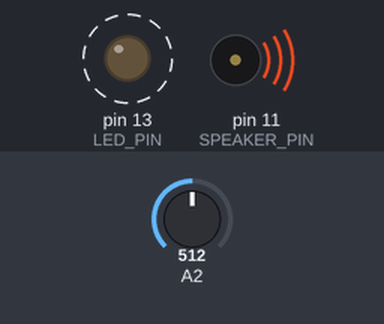
A sketch run on a simulated Arduino Uno, built with avr-gcc and run on an emulated ATmega328P. On the bench: output pins drawn as LEDs (lit = HIGH), buzzer (waves = sounding). Dashed ring = blinking. The inputs (shaded band) are chosen by the test bench; at power-on: A2 = 512. Random numbers use the default seed unless the sketch sets one.

Above: at 0.84 s.
1.3 s: A2 set to 122
At 2.0 s:
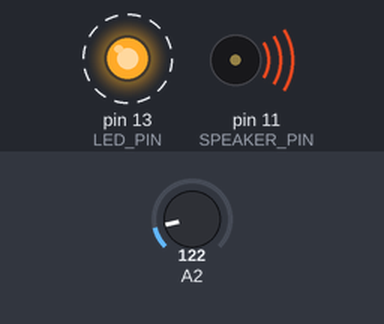
4.3 s: A2 set to 306
7.3 s: A2 set to 0
At 7.74 s:
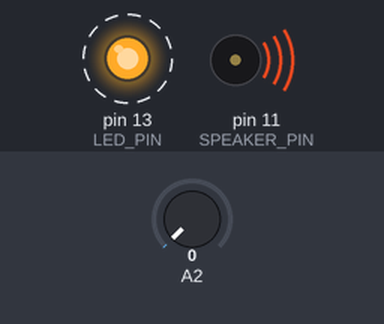
10.3 s: A2 set to 511
Timing chart, 0 to 14.3 s (numbered marks = the images above; inputs shaded):
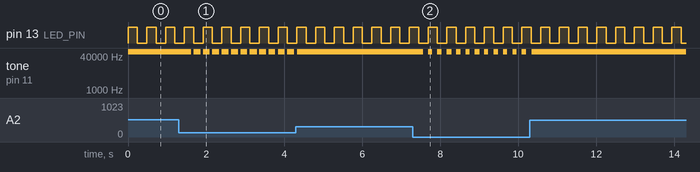

Measured:
- after the input at 1.3 s, tone on pin 11 (SPEAKER_PIN): alternates 62500 Hz for 0.17 s and silent for 0.07 s, starting after 0.32 s
- after the input at 7.3 s, tone on pin 11 (SPEAKER_PIN): alternates 62500 Hz for 0.10 s and silent for 0.14 s, starting after 0.25 s
- by itself, pin 13 (LED_PIN): alternates HIGH for 0.24 s and LOW for 0.24 s

The sketch:

Sample_Dax.ino
```cpp
// Drum sample //

#define SAMPLE_RATE 22050
#define SIZE 256
#define LED_PIN     13
#define LED_PORT    PORTB
#define LED_BIT     5
#define SPEAKER_PIN 11

const byte kick[] = {
    254, 63, 249, 171, 97, 255, 169, 66,
    223, 109, 230, 130, 184, 18, 88, 91,
    153, 99, 92, 66, 212, 128, 53, 155,
    127, 255, 189, 81, 13, 157, 141, 182,
    6, 115, 3, 104, 247, 181, 29, 118,
    154, 190, 71, 77, 102, 251, 247, 56,
    56, 38, 29, 15, 66, 232, 91, 8,
    130, 74, 52, 152, 53, 18, 243, 128,
    199, 237, 180, 178, 200, 134, 254, 206,
    238, 170, 37, 214, 46, 168, 184, 236,
    183, 225, 31, 214, 138, 159, 71, 158,
    165, 206, 130, 128, 175, 17, 66, 222,
    37, 255, 151, 41, 223, 51, 165, 181,
    25, 200, 136, 193, 204, 59, 49, 5,
    251, 245, 133, 213, 32, 82, 97, 245,
    64, 255, 204, 31, 172, 22, 111, 251,
    83, 175, 153, 37, 126, 10, 224, 203,
    208, 140, 131, 86, 76, 218, 73, 120,
    212, 160, 226, 175, 180, 204, 129, 104,
    203, 151, 21, 1, 16, 38, 166, 64,
    62, 77, 253, 148, 125, 244, 236, 48,
    112, 216, 253, 130, 2, 116, 115, 188,
    0, 0, 224, 205, 121, 180, 159, 145,
    96, 179, 235, 242, 159, 98, 75, 108,
    147, 48, 12, 119, 122, 95, 64, 62,
    35, 108, 218, 6, 204, 174, 194, 45,
    98, 213, 36, 21, 247, 192, 45, 52,
    10, 130, 13, 188, 203, 73, 103, 251,
    250, 16, 28, 200, 239, 24, 213, 170,
    156, 79, 217, 198, 241, 234, 28, 24,
    231, 1, 19, 108, 177, 238, 98, 103,
    53, 33, 224, 235, 211, 190, 168, 104,
};

const byte snare[] = {
    69, 126, 249, 204, 207, 109, 205, 219,
    4, 223, 44, 181, 158, 201, 71, 143,
    51, 247, 134, 14, 88, 101, 122, 89,
    218, 27, 106, 196, 48, 24, 71, 86,
    159, 13, 76, 146, 234, 156, 230, 211,
    177, 131, 3, 49, 105, 117, 241, 30,
    236, 198, 191, 212, 141, 56, 129, 178,
    55, 65, 195, 67, 15, 86, 82, 174,
    163, 191, 41, 185, 114, 230, 138, 130,
    72, 210, 66, 137, 252, 28, 237, 91,
    61, 230, 28, 87, 61, 35, 195, 231,
    194, 198, 81, 12, 235, 193, 150, 30,
    178, 246, 217, 79, 18, 227, 231, 44,
    186, 213, 41, 22, 244, 25, 209, 198,
    238, 130, 114, 130, 134, 84, 76, 239,
    152, 196, 70, 104, 251, 124, 83, 74,
    101, 234, 150, 96, 96, 24, 228, 64,
    57, 167, 177, 245, 126, 125, 60, 186,
    94, 126, 106, 65, 99, 29, 210, 93,
    63, 113, 106, 241, 95, 17, 223, 8,
    18, 73, 102, 138, 66, 58, 124, 251,
    189, 172, 115, 221, 172, 187, 90, 75,
    193, 193, 42, 34, 161, 114, 78, 162,
    164, 179, 192, 31, 21, 54, 207, 78,
    114, 131, 112, 223, 216, 68, 89, 95,
    216, 117, 34, 246, 248, 13, 78, 45,
    198, 73, 117, 80, 116, 208, 77, 73,
    73, 36, 252, 36, 219, 0, 132, 255,
    192, 217, 223, 194, 203, 244, 177, 2,
    163, 44, 98, 131, 2, 58, 127, 180,
    171, 13, 192, 98, 61, 212, 153, 99,
    185, 198, 70, 230, 231, 163, 142, 252,
};

const byte hat[] = {
    100, 223, 26, 104, 10, 224, 57, 11,
    10, 184, 81, 126, 87, 68, 231, 61,
    105, 173, 26, 130, 52, 58, 136, 187,
    117, 223, 225, 212, 3, 210, 230, 169,
    192, 63, 119, 27, 6, 178, 48, 242,
    153, 211, 249, 97, 17, 76, 90, 139,
    20, 80, 174, 8, 190, 89, 13, 2,
    79, 172, 46, 142, 71, 128, 144, 204,
    199, 233, 195, 184, 175, 37, 98, 21,
    97, 77, 243, 247, 16, 12, 97, 4,
    251, 81, 110, 224, 95, 132, 4, 86,
    198, 109, 246, 23, 193, 181, 162, 16,
    217, 53, 169, 141, 109, 50, 56, 31,
    252, 226, 174, 145, 194, 113, 74, 183,
    203, 123, 61, 15, 30, 0, 211, 35,
    234, 121, 94, 199, 104, 149, 0, 108,
    179, 146, 222, 74, 108, 165, 114, 134,
    26, 167, 154, 176, 251, 58, 116, 25,
    204, 204, 255, 157, 190, 130, 65, 101,
    132, 191, 32, 88, 61, 191, 251, 151,
    42, 140, 215, 49, 73, 244, 164, 132,
    166, 65, 14, 190, 231, 201, 22, 63,
    209, 211, 123, 185, 11, 34, 74, 136,
    42, 54, 129, 76, 229, 217, 37, 98,
    104, 150, 216, 67, 204, 167, 19, 169,
    253, 201, 20, 205, 255, 149, 187, 62,
    35, 19, 1, 119, 137, 214, 209, 225,
    254, 119, 135, 181, 21, 50, 31, 108,
    187, 156, 214, 207, 3, 224, 164, 162,
    5, 0, 129, 34, 40, 65, 239, 154,
    163, 47, 51, 146, 166, 2, 146, 172,
    14, 47, 67, 226, 248, 220, 172, 21,
};

const byte crash[] = {
    124, 72, 179, 194, 231, 5, 5, 6,
    180, 241, 193, 142, 130, 223, 250, 227,
    175, 218, 9, 228, 180, 255, 65, 85,
    126, 13, 86, 158, 253, 228, 36, 44,
    199, 27, 158, 124, 204, 47, 201, 117,
    59, 112, 129, 163, 51, 51, 84, 42,
    39, 188, 242, 143, 122, 175, 100, 0,
    203, 238, 99, 84, 9, 22, 60, 85,
    55, 200, 109, 98, 195, 209, 95, 129,
    245, 86, 225, 99, 179, 42, 77, 249,
    210, 148, 108, 99, 66, 131, 118, 130,
    233, 227, 224, 198, 99, 210, 154, 193,
    209, 255, 152, 119, 93, 135, 173, 154,
    201, 217, 164, 100, 195, 253, 67, 69,
    21, 189, 51, 19, 181, 130, 200, 29,
    169, 66, 26, 9, 148, 35, 196, 203,
    141, 53, 134, 43, 36, 236, 96, 125,
    138, 203, 39, 173, 34, 51, 41, 119,
    223, 29, 29, 225, 22, 82, 156, 202,
    130, 225, 193, 22, 127, 204, 102, 47,
    157, 14, 121, 170, 135, 70, 24, 214,
    97, 255, 151, 208, 89, 132, 181, 80,
    253, 181, 225, 150, 167, 141, 52, 221,
    191, 33, 116, 235, 8, 181, 150, 101,
    218, 230, 86, 82, 28, 180, 127, 43,
    101, 201, 44, 159, 28, 115, 241, 231,
    254, 167, 143, 36, 219, 251, 29, 42,
    121, 241, 69, 180, 14, 233, 144, 99,
    234, 173, 197, 191, 95, 211, 118, 18,
    125, 136, 250, 129, 232, 243, 185, 214,
    190, 148, 150, 224, 158, 99, 7, 29,
    24, 107, 232, 77, 175, 141, 136, 67,
};

  int out;
  uint16_t cnt,tmp;
  int bound;
  bool trig = false;
  int type = false;


ISR(TIMER1_COMPA_vect) {

  OCR2A = 0xff & out;

  if (type == 0) out = kick[cnt];
  if (type == 1) out = snare[cnt];
  if (type == 2) out = hat[cnt];
  if (type == 3) out = crash[cnt];

  if (trig) { trig = false; cnt = 0; }

  if (tmp >= bound) { cnt++; tmp = 0; }

  if(cnt >= SIZE) { trig = false; out = 0; }

  tmp++;

}

void startPlayback()
{
    pinMode(SPEAKER_PIN, OUTPUT);
    pinMode(LED_PIN, OUTPUT);

    ASSR &= ~(_BV(EXCLK) | _BV(AS2));

    TCCR2A |= _BV(WGM21) | _BV(WGM20);
    TCCR2B &= ~_BV(WGM22);

    TCCR2A = (TCCR2A | _BV(COM2A1)) & ~_BV(COM2A0);
    TCCR2A &= ~(_BV(COM2B1) | _BV(COM2B0));

    TCCR2B = (TCCR2B & ~(_BV(CS12) | _BV(CS11))) | _BV(CS10);

    OCR2A = 0;

    cli();

    TCCR1B = (TCCR1B & ~_BV(WGM13)) | _BV(WGM12);
    TCCR1A = TCCR1A & ~(_BV(WGM11) | _BV(WGM10));

    TCCR1B = (TCCR1B & ~(_BV(CS12) | _BV(CS11))) | _BV(CS10);

    OCR1A = F_CPU / SAMPLE_RATE;

    TIMSK1 |= _BV(OCIE1A);

    sei();

}

void stopPlayback()
{

    TIMSK1 &= ~_BV(OCIE1A);

    TCCR1B &= ~_BV(CS10);
    TCCR2B &= ~_BV(CS10);

    digitalWrite(SPEAKER_PIN, LOW);
}


void setup() {

  startPlayback();

}


void loop() {

  LED_PORT ^= 1 << LED_BIT;

  trig = true;

  type = random(0, 4);

 // bound = random(9, 17);
    bound = map(analogRead(2),0, 1023, 9, 60);

  delay (240);

}
```
